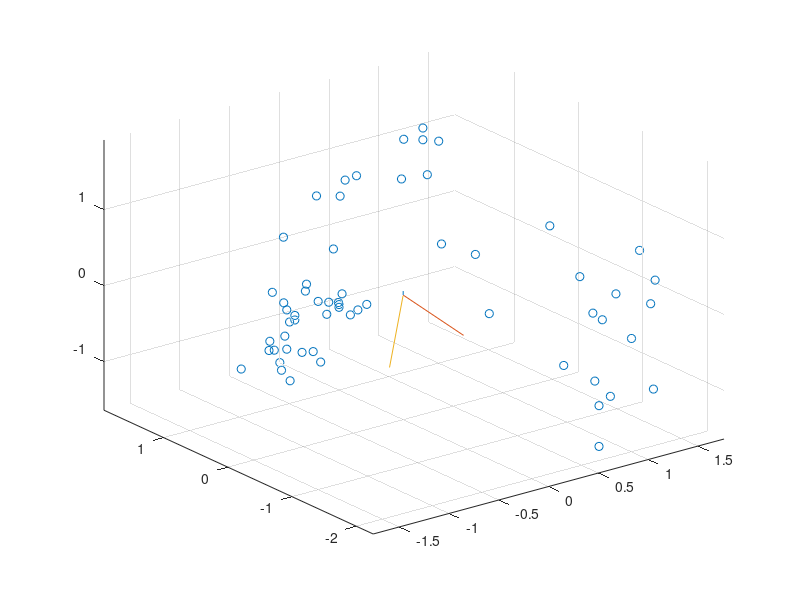

Reproduce this figure in MATLAB. (Note: this script raises an error after producing the figure.)
load("F1_PVT.mat");

% Get cov matrix, etc.
C = cov(PVT_outmat);
[V,D] = eig(C);

% Normalize
PVT_norm = (PVT_outmat-mean(PVT_outmat))./(std(PVT_outmat));

% Scatter 3D and show principal components
vbls = {'pressure', 'vibration', 'temperature'};
[coefs, score, latent,tsquared,explained] = pca(PVT_norm);
% biplot(V, 'Scores', D);

hold off; scatter3(PVT_norm(:, 1),PVT_norm(:, 2),PVT_norm(:, 3)); hold on;
X_avg = mean(PVT_norm);
plot3([X_avg(1) X_avg(1)+V(1,1)] , [X_avg(2) X_avg(2)+V(2,1)], [X_avg(3) X_avg(3)+V(3,1)]);
plot3([X_avg(1) X_avg(1)+V(1,2)] , [X_avg(2) X_avg(2)+V(2,2)], [X_avg(3) X_avg(3)+V(3,2)]);
plot3([X_avg(1) X_avg(1)+V(1,3)] , [X_avg(2) X_avg(2)+V(2,3)], [X_avg(3) X_avg(3)+V(3,3)]);
xlim([min(PVT_norm(:, 1)), max(PVT_norm(:, 1))])
ylim([min(PVT_norm(:, 2)), max(PVT_norm(:, 2))])
zlim([min(PVT_norm(:, 3)), max(PVT_norm(:, 3))])
hold off;

% Reducing to order 2
scatter1= biplot(coefs(:, 1:2),'scores',score(:,1:2),'varlabels',vbls,'MarkerSize',13);

subplot(3,1,1);
s = scatter(score(:, 1), 0, 30, 'b','+', 'MarkerFaceAlpha', 0.5);
title("Scores for Principal Component 1")

subplot(3,1,2);

scatter(score(:, 2), 0, 30, 'b','+', 'MarkerFaceAlpha', 0.5);
title("Scores for Principal Component 2")

subplot(3,1,3);

scatter(score(:, 3), 0, 30, '+','b', 'MarkerFaceAlpha', 0.5);
title("Scores for Principal Component 3")

explained